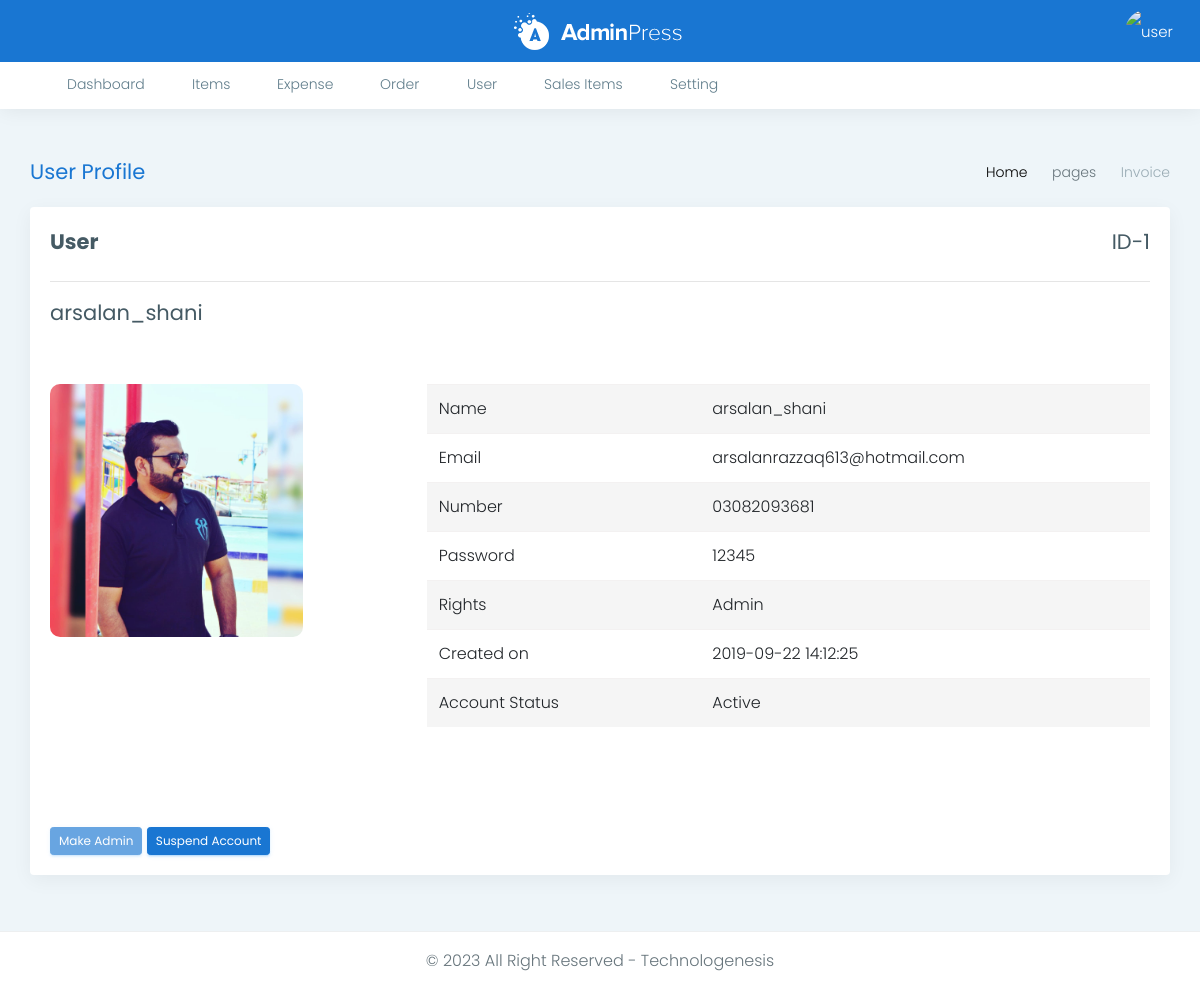
/user-profile.php?userpro=2 (signed in), run on the app's committed database.
### tables this page shows
CREATE TABLE `tbl_user` (
  `id` int(11) NOT NULL,
  `full_name` varchar(50) NOT NULL,
  `father_name` varchar(50) NOT NULL,
  `email` varchar(50) NOT NULL,
  `number` varchar(20) NOT NULL,
  `user_name` varchar(40) NOT NULL,
  `pass` varchar(50) NOT NULL,
  `role` varchar(20) NOT NULL,
  `dob` varchar(50) NOT NULL,
  `image` varchar(100) NOT NULL,
  `active` int(11) NOT NULL DEFAULT 1,
  `date` timestamp NOT NULL DEFAULT current_timestamp()
);

### main.php (called while the page is built, shortened)
<?php session_start();
class cafekahani
{
	function con()
	{
		$con = mysqli_connect('localhost', 'root', '', 'cafe') or die('error');
		return ($con);
	}
	function user_profile($a)
	{
		$query = mysqli_query($this->con(), "select * from  tbl_user where id = $a");
		return $query;
	}
}
$ob = new cafekahani;

### user-profile.php (the view, shortened to what this page needs)
<?php
include('header.php');
?>
<div class="page-wrapper" style="min-height: 291px;">
    <div class="row page-titles">
        <div class="col-md-5 align-self-center">
            <h3 class="text-themecolor">User Profile</h3>
        </div>
        <div class="col-md-7 align-self-center">
            <ol class="breadcrumb">
                <li class="breadcrumb-item"><a href="javascript:void(0)">Home</a></li>
                <li class="breadcrumb-item">pages</li>
                <li class="breadcrumb-item active">Invoice</li>
            </ol>
        </div>
    </div>
    <div class="container-fluid">
        <div class="row">
            <div class="col-md-12">
                <div class="card card-body printableArea">
                    <h3><b>User</b> <span class="pull-right">ID-<?php echo $_SESSION['id']?></span></h3>
                    <hr>
                    <div class="row">
                        <div class="col-xs-12 col-sm-12 col-md-6 col-lg-6 col-xs-offset-0 col-sm-offset-0 col-md-offset-3 col-lg-offset-3 toppad">
                            <?php
                            $a = $_GET['userpro'];
                            foreach ($ob->user_profile($a) as $pro) {
                                echo ('<h3 class="panel-title">' . $pro['user_name'] . '</h3>
            </div>
            </div>
            <br>
            <div class="panel-body"><br>
              <div class="row">
               <div class="col-md-3">
               <img src="img/user/' . $pro['image'] . '" style="border-radius:10px;" class="img img-responsive">
               </div>
                <div class="col-md-8 offset-1">
                <table class="table table-hover tb">
                <tr>
                <td>Name</td>
                <td></td>
                <td>' . $pro['user_name'] . '</td>
                </tr>
                <tr>
                <td>Email</td>
                <td></td>
                <td>' . $pro['email'] . '</td>
                </tr>
                <tr>
                <td>Number</td>
                <td></td>
               <td>' . $pro['number'] . '</td>
                </tr>
                <td>Password</td>
                <td></td>
              <td>' . $pro['pass'] . '</td>
                </tr>
                <tr>
                <td>Rights</td>
                <td></td>
				');
                                if ($pro['role'] == 1) {
                                    echo ('<td>Admin</td>');
                                } else if ($pro['role'] == 2) {
                                    echo ('<td>Accounts</td>');
                                } else if ($pro['role'] == 3) {
                                    echo ('<td>Attendence</td>');
                                }
                                echo ('
                <tr>
                <td>Created on</td>
                <td></td>
                <td>' . $pro['date'] . '</td>
                </tr>
				<tr>
				<td>Account Status</td>
				<td></td>
				');
                                if ($pro['active'] == 1) {
                                    echo ('<td>Active</td>');
                                } else {
                                    echo ('<td>Suspend</td>');
                                }
                            }
                            ?>
                            </table>
                        </div>
                    </div>
                    <?php
if ($_SESSION['role']==1) {
?>
<div class="row">
    <div class="col-md-6">
        <?php
        foreach ($ob->user_profile($a) as $aba) {
            if ($aba['role'] == 1) {
                echo ('
   <button class="btn btn-info btn-sm disabled">
      Make Admin
   </button>
   </a>
				');
            } else {
                echo ('<a href="makeadmin.php?makeadmin=' . $aba['id'] . '"><button class="btn btn-info btn-sm ">
      Make Admin
   </button>
					</a>
				');
            }
            if ($aba['active'] == 1) {
                echo ('<a href="suspendaccount.php?suspend=' . $aba['id'] . '"><button class="btn btn-info btn-sm ">
      Suspend Account
   </button>
					</a>');
            } else {
                echo ('<a href="activeaccount.php?active=' . $aba['id'] . '"><button class="btn btn-info btn-sm ">
      Active Account
   </button>
					</a>');
            }
        }
        ?>
    </div>
</div>
<?php
}
?>
                </div>
            </div>
        </div>
    </div>
</div>
</div>
</div>
<?php
include('footer.php');
?>

### css/blue.css (style rules this page uses)
.text-themecolor { color: #1976d2 !important; }

### header.php (style rules this page uses)
a { color: #000; }

### user-profile.php (style rules this page uses)
tr:nth-child(odd) { background-color: rgba(204, 204, 204, .2) }

### data on the page
tbl_user: user_name "arsalan_shani", image (picture), email "arsalanrazzaq613@hotmail.com", number "03082093681", pass "12345", role "Admin", date "2019-09-22 14:12:25", active "Active"

### other printed values
$_SESSION['id'] "1"
